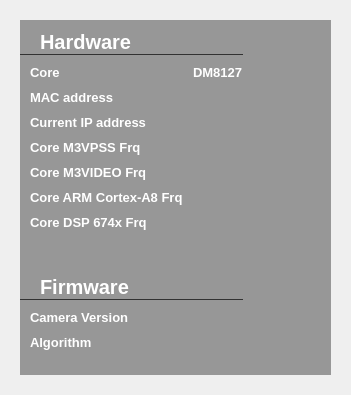
                  <widget class="QWidget" name="subtab_Device">
                   <property name="styleSheet">
                    <string notr="true">#device_widget
{	
	background-color: rgba(50, 50, 50, 120);
	margin:20px;
}
QLabel#device_hardwareLabel,#device_firmwareLabel{
border-style:outset;
border-bottom-width:1px;
font:bold 15pt Arial;
padding-left:15px;
margin-top:10px;
border-color:rgba(50,50,50,255);
}
QLabel{color:white;
font:bold 10pt Arial;
}
#device_paddingLabel1{
border-image:url(:/image/source/camera.png);
margin:50px;
}
</string>
                   </property>
                   <attribute name="title">
                    <string>Device</string>
                   </attribute>
                   <layout class="QVBoxLayout" name="verticalLayout_12">
                    <property name="spacing">
                     <number>0</number>
                    </property>
                    <property name="leftMargin">
                     <number>0</number>
                    </property>
                    <property name="topMargin">
                     <number>0</number>
                    </property>
                    <property name="rightMargin">
                     <number>0</number>
                    </property>
                    <property name="bottomMargin">
                     <number>0</number>
                    </property>
                    <item>
                     <widget class="QWidget" name="device_widget" native="true">
                      <layout class="QHBoxLayout" name="horizontalLayout_10" stretch="0,0">
                       <property name="spacing">
                        <number>0</number>
                       </property>
                       <property name="leftMargin">
                        <number>0</number>
                       </property>
                       <property name="topMargin">
                        <number>0</number>
                       </property>
                       <property name="rightMargin">
                        <number>0</number>
                       </property>
                       <property name="bottomMargin">
                        <number>0</number>
                       </property>
                       <item>
                        <layout class="QVBoxLayout" name="device_infolayout">
                         <property name="spacing">
                          <number>10</number>
                         </property>
                         <property name="leftMargin">
                          <number>20</number>
                         </property>
                         <property name="topMargin">
                          <number>20</number>
                         </property>
                         <property name="bottomMargin">
                          <number>20</number>
                         </property>
                         <item>
                          <widget class="QLabel" name="device_hardwareLabel">
                           <property name="sizePolicy">
                            <sizepolicy hsizetype="Preferred" vsizetype="Fixed">
                             <horstretch>0</horstretch>
                             <verstretch>0</verstretch>
                            </sizepolicy>
                           </property>
                           <property name="text">
                            <string>Hardware</string>
                           </property>
                          </widget>
                         </item>
                         <item>
                          <layout class="QGridLayout" name="device_hardwarelayout">
                           <property name="leftMargin">
                            <number>10</number>
                           </property>
                           <item row="0" column="0">
                            <widget class="QLabel" name="device_coreLabel">
                             <property name="sizePolicy">
                              <sizepolicy hsizetype="Preferred" vsizetype="Preferred">
                               <horstretch>0</horstretch>
                               <verstretch>0</verstretch>
                              </sizepolicy>
                             </property>
                             <property name="text">
                              <string>Core</string>
                             </property>
                            </widget>
                           </item>
                           <item row="1" column="0">
                            <widget class="QLabel" name="device_macLabel">
                             <property name="text">
                              <string>MAC address</string>
                             </property>
                            </widget>
                           </item>
                           <item row="0" column="1">
                            <widget class="QLabel" name="device_corevalueLabel">
                             <property name="text">
                              <string>DM8127</string>
                             </property>
                            </widget>
                           </item>
                           <item row="1" column="1">
                            <widget class="QLabel" name="device_macvalueLabel">
                             <property name="text">
                              <string/>
                             </property>
                            </widget>
                           </item>
                           <item row="2" column="0">
                            <widget class="QLabel" name="device_ipLabel">
                             <property name="text">
                              <string>Current IP address</string>
                             </property>
                            </widget>
                           </item>
                           <item row="3" column="0">
                            <widget class="QLabel" name="device_m3vpssfrqLabel">
                             <property name="text">
                              <string>Core M3VPSS Frq</string>
                             </property>
                            </widget>
                           </item>
                           <item row="2" column="1">
                            <widget class="QLabel" name="device_ipvalueLabel">
                             <property name="text">
                              <string/>
                             </property>
                            </widget>
                           </item>
                           <item row="3" column="1">
                            <widget class="QLabel" name="device_m3vpssfrqvalueLabel">
                             <property name="text">
                              <string/>
                             </property>
                            </widget>
                           </item>
                           <item row="7" column="0">
                            <widget class="QLabel" name="device_paddingLabel2">
                             <property name="sizePolicy">
                              <sizepolicy hsizetype="Preferred" vsizetype="Expanding">
                               <horstretch>0</horstretch>
                               <verstretch>0</verstretch>
                              </sizepolicy>
                             </property>
                             <property name="text">
                              <string/>
                             </property>
                            </widget>
                           </item>
                           <item row="4" column="0">
                            <widget class="QLabel" name="device_m3videofrqLabel">
                             <property name="text">
                              <string>Core M3VIDEO Frq</string>
                             </property>
                            </widget>
                           </item>
                           <item row="4" column="1">
                            <widget class="QLabel" name="device_m3videofrqvalueLabel">
                             <property name="text">
                              <string/>
                             </property>
                            </widget>
                           </item>
                           <item row="6" column="0">
                            <widget class="QLabel" name="device_dspfrqLabel">
                             <property name="text">
                              <string>Core DSP 674x Frq</string>
                             </property>
                            </widget>
                           </item>
                           <item row="5" column="0">
                            <widget class="QLabel" name="device_armfrqLabel">
                             <property name="text">
                              <string>Core ARM Cortex-A8 Frq</string>
                             </property>
                            </widget>
                           </item>
                           <item row="6" column="1">
                            <widget class="QLabel" name="device_dspfrqvalueLabel">
                             <property name="text">
                              <string/>
                             </property>
                            </widget>
                           </item>
                           <item row="5" column="1">
                            <widget class="QLabel" name="device_armfrqvalueLabel">
                             <property name="text">
                              <string/>
                             </property>
                            </widget>
                           </item>
                          </layout>
                         </item>
                         <item>
                          <widget class="QLabel" name="device_firmwareLabel">
                           <property name="sizePolicy">
                            <sizepolicy hsizetype="Preferred" vsizetype="Fixed">
                             <horstretch>0</horstretch>
                             <verstretch>0</verstretch>
                            </sizepolicy>
                           </property>
                           <property name="text">
                            <string>Firmware</string>
                           </property>
                          </widget>
                         </item>
                         <item>
                          <layout class="QGridLayout" name="device_firmwarelayout">
                           <property name="leftMargin">
                            <number>10</number>
                           </property>
                           <item row="0" column="1">
                            <widget class="QLabel" name="device_versionvalueLabel">
                             <property name="text">
                              <string/>
                             </property>
                            </widget>
                           </item>
                           <item row="1" column="0">
                            <widget class="QLabel" name="device_algLabel">
                             <property name="text">
                              <string>Algorithm</string>
                             </property>
                            </widget>
                           </item>
                           <item row="0" column="0">
                            <widget class="QLabel" name="device_versionLabel">
                             <property name="text">
                              <string>Camera Version</string>
                             </property>
                            </widget>
                           </item>
                           <item row="1" column="1">
                            <widget class="QLabel" name="device_algvalueLabel">
                             <property name="text">
                              <string/>
                             </property>
                            </widget>
                           </item>
                           <item row="2" column="0">
                            <widget class="QLabel" name="device_paddingLabel3">
                             <property name="sizePolicy">
                              <sizepolicy hsizetype="Preferred" vsizetype="Expanding">
                               <horstretch>0</horstretch>
                               <verstretch>0</verstretch>
                              </sizepolicy>
                             </property>
                             <property name="text">
                              <string/>
                             </property>
                            </widget>
                           </item>
                          </layout>
                         </item>
                        </layout>
                       </item>
                       <item>
                        <widget class="QLabel" name="device_paddingLabel1">
                         <property name="text">
                          <string/>
                         </property>
                        </widget>
                       </item>
                      </layout>
                     </widget>
                    </item>
                   </layout>
                  </widget>
